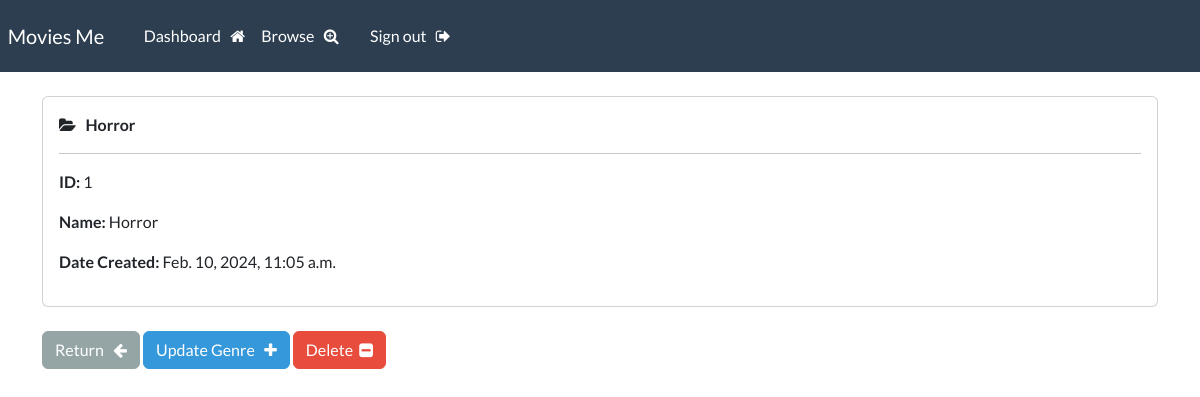
Page /genre/1/ (signed in) on the committed database.
### webapp/models.py (models this page shows)
class Genre(models.Model):
    date_created = models.DateTimeField(auto_now_add=True)
    genre_name = models.CharField(max_length=100)

### webapp/views.py (the view)
# urls.py: path('genre/<int:pk>/', views.singular_genre, name="genre"),
@login_required(login_url='admin-login')
def singular_genre(request, pk):
    all_movies = Genre.objects.get(id=pk)
    context = {'genre':all_movies}
    return render(request, 'webapp/view-genre.html', context=context)

### webapp/templates/webapp/view-genre.html
{% extends 'webapp/base.html' %} {% block content %}
<div class="card">
    <div class="card-body">
        <i class="fa fa-folder-open" aria-hidden="true"></i> &nbsp;
        <strong>{{ genre.genre_name }}</strong>
        <hr>
        <p><strong>ID:</strong> {{ genre.id }}</p>
        <p><strong>Name:</strong> {{ genre.genre_name }}</p>
        <p><strong>Date Created:</strong> {{ genre.date_created }}</p>
    </div>
</div>
<br>
<a href="{% url 'dashboard' %}" class="btn btn-secondary">
    Return &nbsp; <i class="fa fa-arrow-left" aria-hidden="true"></i>
</a>
<a href="{% url 'update-genre' genre.id %}" class="btn btn-info">
    Update Genre &nbsp; <i class="fa fa-plus" aria-hidden="true"></i>
</a>
<a href="{% url 'delete-genre' genre.id %}" class="btn btn-danger">
    Delete &nbsp;<i class="fa fa-minus-square" aria-hidden="true"></i>
</a> {% endblock %}

### rows in the picture
Genre: genre_name "Horror", id "1", date_created "Feb. 10, 2024, 11:05 a.m."
